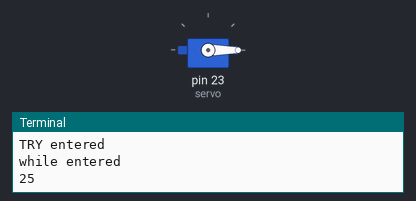
The program below on a simulated Raspberry Pi (header pin numbers). Parts: servo, the last lines printed to the terminal. Servo angles are drawn from the pulse width (0.5 ms = 0°, 2.5 ms = 180°).

Above: at 0.05 s.
At 4.75 s:
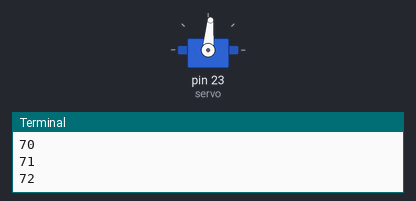
At 9.45 s:
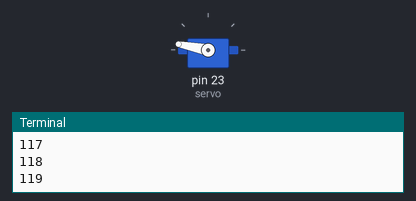
At 18.85 s:
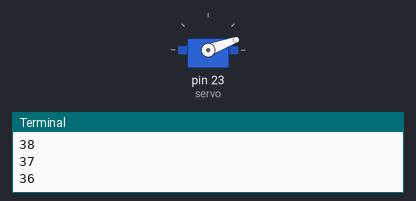
Timing chart, 0 to 26.0 s (numbered marks = the images above):
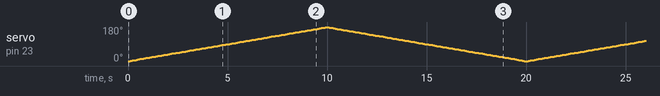

The program:

RPiServo.py
```python
import RPi.GPIO as GPIO
import time
GPIO.setmode(GPIO.BOARD)
print("Mode set to board")
GPIO.setup(23, GPIO.OUT)
print("Pin 23 set to output")

servo = GPIO.PWM(23, 50)
print("'servo' attached to pin 23 @ 50Hz")
servo.start(0)
print("servo started at duty cycle 0")
try:
    print("TRY entered")
    while True:
        print("while entered")
        for dc in range (25,125,1):
            servo.ChangeDutyCycle(dc/10)
            print(dc)
            time.sleep(0.1)
        for dc in range (124,24,-1):
            servo.ChangeDutyCycle(dc/10)
            print(dc)
            time.sleep(0.1)
except KeyboardInterrupt:
    print("Keyboard interrupt recieved!")
    pass
servo.stop()
print("servo stopped!")
GPIO.cleanup()
print("GPIO cleaned up! EXITING")
```
